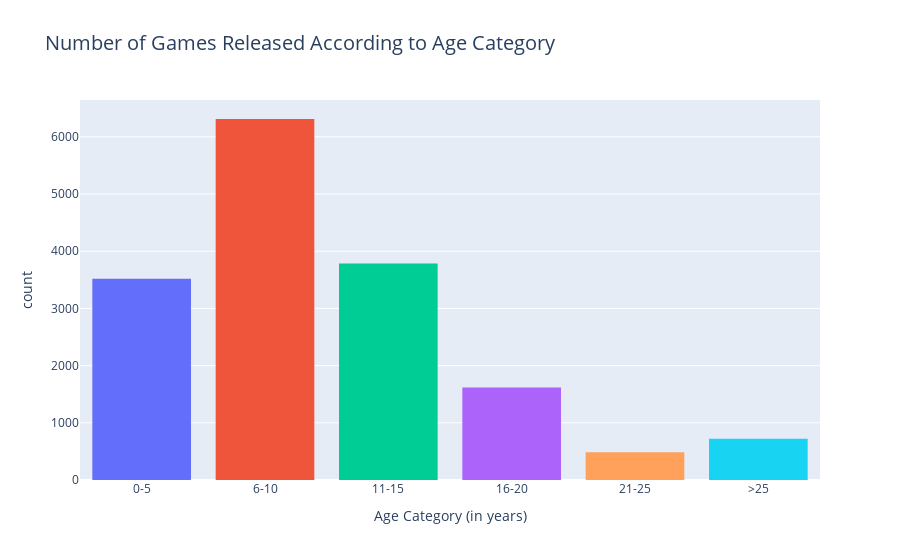

This figure's notebook cell:
### Code cell
hist2 = px.histogram(df,x='age_category',title='Number of Games Released According to Age Category',
                     labels={'age_category':'Age Category (in years)'},
                     color='age_category',
                     category_orders=dict(age_category=['0-5','6-10','11-15','16-20','21-25','>25']))
hist2.update_layout(title_font_size=20,showlegend=False)
hist2.show()

### Figure 1 — Plotly figure (JSON) as saved in the notebook; plotly's stock layout.template omitted (floating-point values rounded to 4 significant figures; data arrays with more than 128 entries replaced by an {"elided": "..."} marker saying what was removed)
{"data": [{"alignmentgroup": "True", "bingroup": "x", "hovertemplate": "Age Category (in years)=%{x}<br>count=%{y}<extra></extra>", "legendgroup": "0-5", "marker": {"color": "#636efa", "pattern": {"shape": ""}}, "name": "0-5", "offsetgroup": "0-5", "orientation": "v", "showlegend": true, "type": "histogram", "x": {"elided": "3520 str values"}, "xaxis": "x", "yaxis": "y"}, {"alignmentgroup": "True", "bingroup": "x", "hovertemplate": "Age Category (in years)=%{x}<br>count=%{y}<extra></extra>", "legendgroup": "6-10", "marker": {"color": "#EF553B", "pattern": {"shape": ""}}, "name": "6-10", "offsetgroup": "6-10", "orientation": "v", "showlegend": true, "type": "histogram", "x": {"elided": "6311 str values"}, "xaxis": "x", "yaxis": "y"}, {"alignmentgroup": "True", "bingroup": "x", "hovertemplate": "Age Category (in years)=%{x}<br>count=%{y}<extra></extra>", "legendgroup": "11-15", "marker": {"color": "#00cc96", "pattern": {"shape": ""}}, "name": "11-15", "offsetgroup": "11-15", "orientation": "v", "showlegend": true, "type": "histogram", "x": {"elided": "3787 str values"}, "xaxis": "x", "yaxis": "y"}, {"alignmentgroup": "True", "bingroup": "x", "hovertemplate": "Age Category (in years)=%{x}<br>count=%{y}<extra></extra>", "legendgroup": "16-20", "marker": {"color": "#ab63fa", "pattern": {"shape": ""}}, "name": "16-20", "offsetgroup": "16-20", "orientation": "v", "showlegend": true, "type": "histogram", "x": {"elided": "1619 str values"}, "xaxis": "x", "yaxis": "y"}, {"alignmentgroup": "True", "bingroup": "x", "hovertemplate": "Age Category (in years)=%{x}<br>count=%{y}<extra></extra>", "legendgroup": "21-25", "marker": {"color": "#FFA15A", "pattern": {"shape": ""}}, "name": "21-25", "offsetgroup": "21-25", "orientation": "v", "showlegend": true, "type": "histogram", "x": {"elided": "486 str values"}, "xaxis": "x", "yaxis": "y"}, {"alignmentgroup": "True", "bingroup": "x", "hovertemplate": "Age Category (in years)=%{x}<br>count=%{y}<extra></extra>", "legendgroup": ">25", "marker": {"color": "#19d3f3", "pattern": {"shape": ""}}, "name": ">25", "offsetgroup": ">25", "orientation": "v", "showlegend": true, "type": "histogram", "x": {"elided": "723 str values"}, "xaxis": "x", "yaxis": "y"}], "layout": {"barmode": "relative", "legend": {"title": {"text": "Age Category (in years)"}, "tracegroupgap": 0}, "showlegend": false, "title": {"font": {"size": 20}, "text": "Number of Games Released According to Age Category"}, "xaxis": {"anchor": "y", "categoryarray": ["0-5", "6-10", "11-15", "16-20", "21-25", ">25"], "categoryorder": "array", "domain": [0, 1], "title": {"text": "Age Category (in years)"}}, "yaxis": {"anchor": "x", "domain": [0, 1], "title": {"text": "count"}}}}
